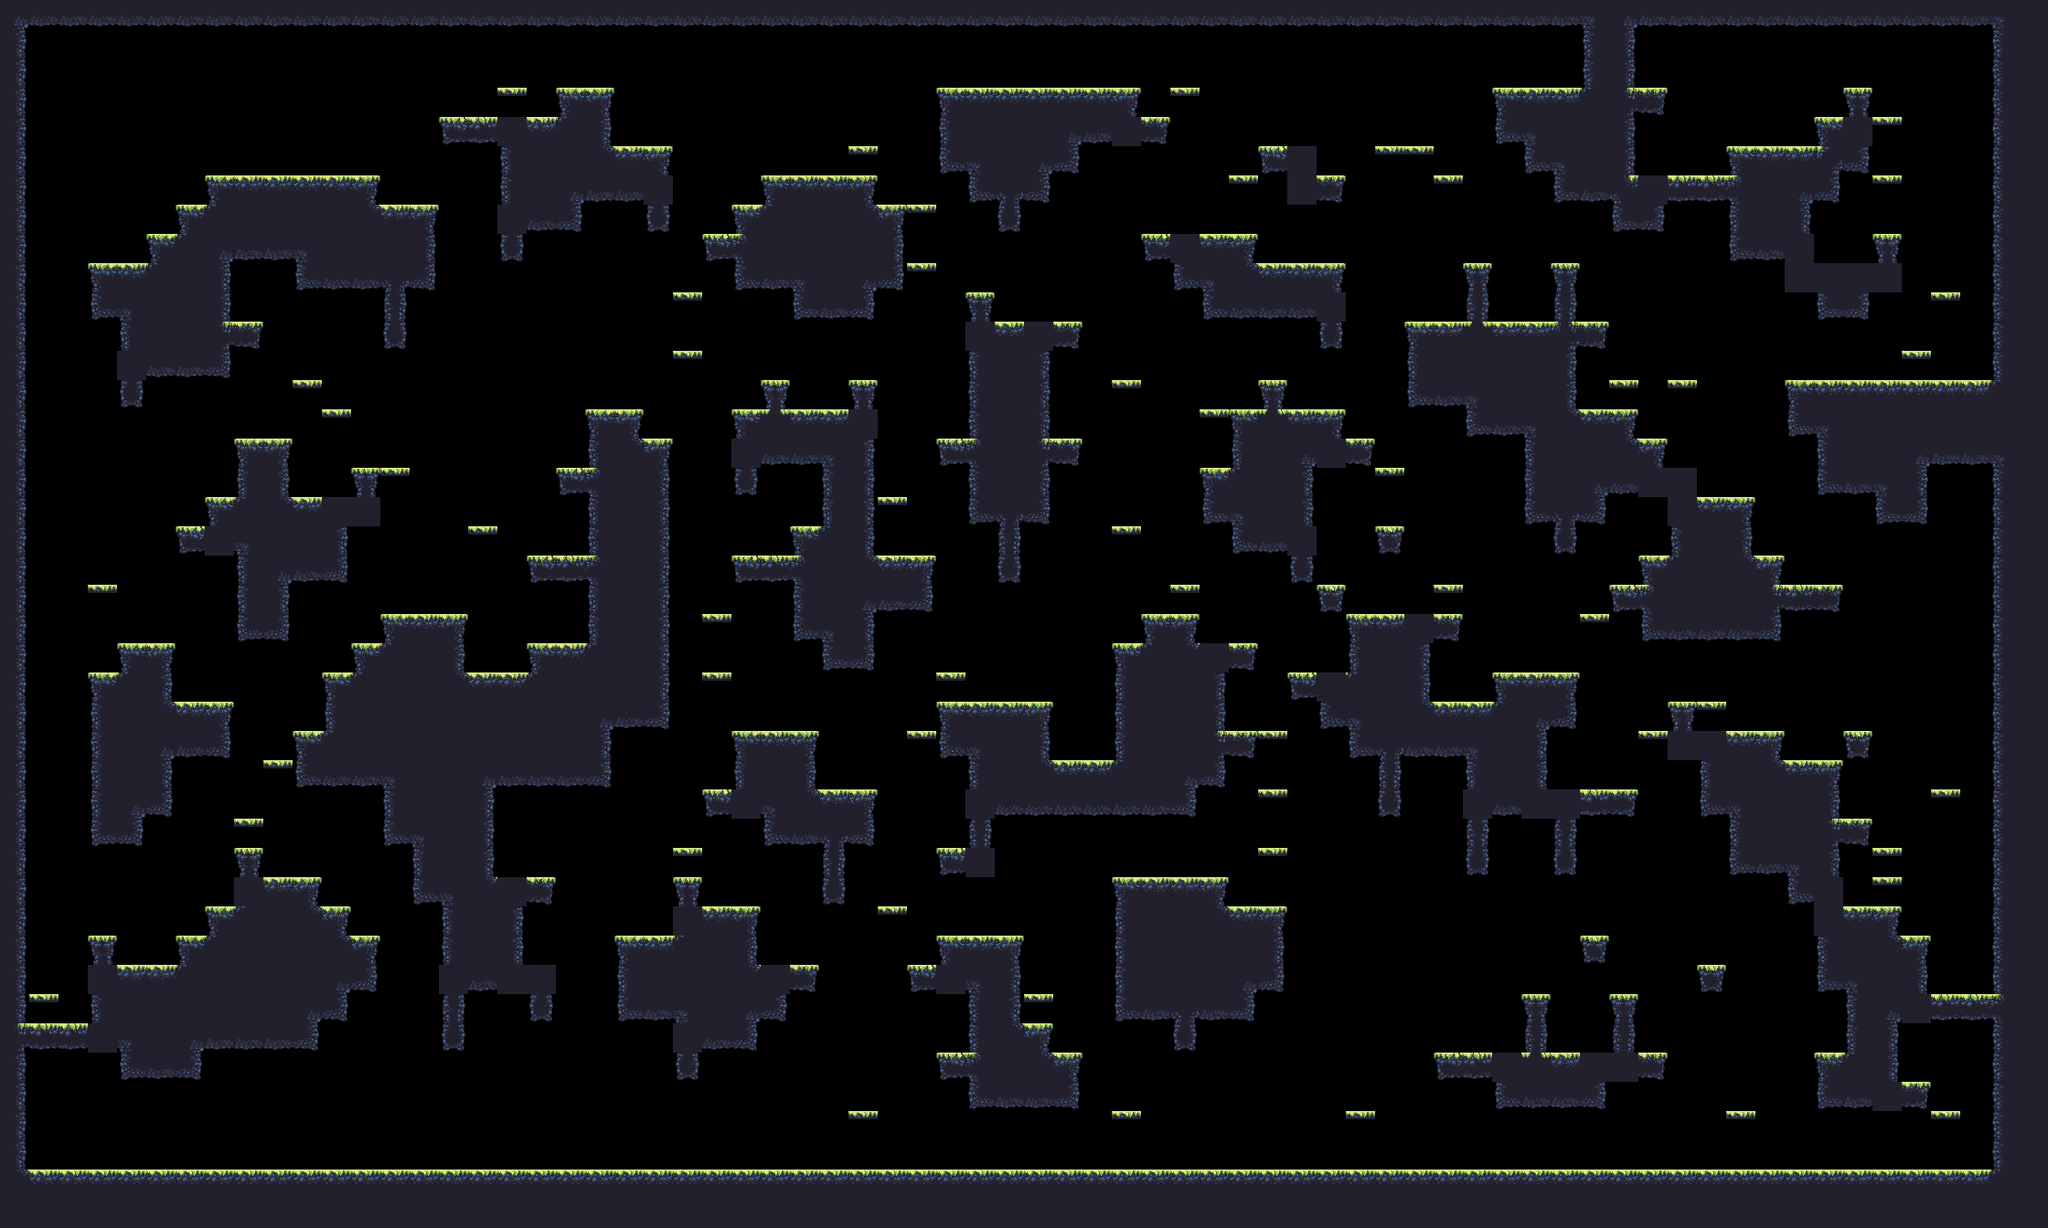

Rendered tile map (Tiled .tmx) drawn with the repository's tilesets; below, a short description and the map source with its tile grids summarised:
An orthogonal 70x42 tile map with 32x32 px tiles, 1 tile layer (main) and 17 objects (9x spawn, spawnPlayer0, spawnCrown0, spawnPlayer1, spawnCrown1, ...).

<map compressionlevel="0" height="42" infinite="0" nextlayerid="3" nextobjectid="4" orientation="orthogonal" renderorder="right-down" tiledversion="1.3.2" tileheight="32" tilewidth="32" version="1.2" width="70">
 <tileset firstgid="1" source="forest_summer_tile_set.tsx" />
 <layer height="42" id="1" name="main" width="70">
  <data>[2940 cells, 1228 non-empty, 28 distinct tile ids]</data>
 </layer>
 <objectgroup><object id="1" name="spawnPlayer0" x="128" y="240.0" /><object id="2" name="spawnCrown0" x="128" y="240.0" /><object id="3" name="spawnPlayer1" x="1984" y="80.0" /><object id="4" name="spawnCrown1" x="1952" y="112.0" /><object id="5" name="spawnPlayer2" x="96" y="1232.0" /><object id="6" name="spawnCrown2" x="128" y="1232.0" /><object id="7" name="spawnPlayer3" x="1952" y="1232.0" /><object id="8" name="spawnCrown3" x="1952" y="1232.0" /><object id="9" name="spawn" x="800" y="944.0" /><object id="10" name="spawn" x="1376" y="112.0" /><object id="11" name="spawn" x="512" y="80.0" /><object id="12" name="spawn" x="1056" y="720.0" /><object id="13" name="spawn" x="1984" y="784.0" /><object id="14" name="spawn" x="1856" y="1232.0" /><object id="15" name="spawn" x="1344" y="656.0" /><object id="16" name="spawn" x="864" y="1232.0" /><object id="17" name="spawn" x="608" y="464.0" /></objectgroup></map>
